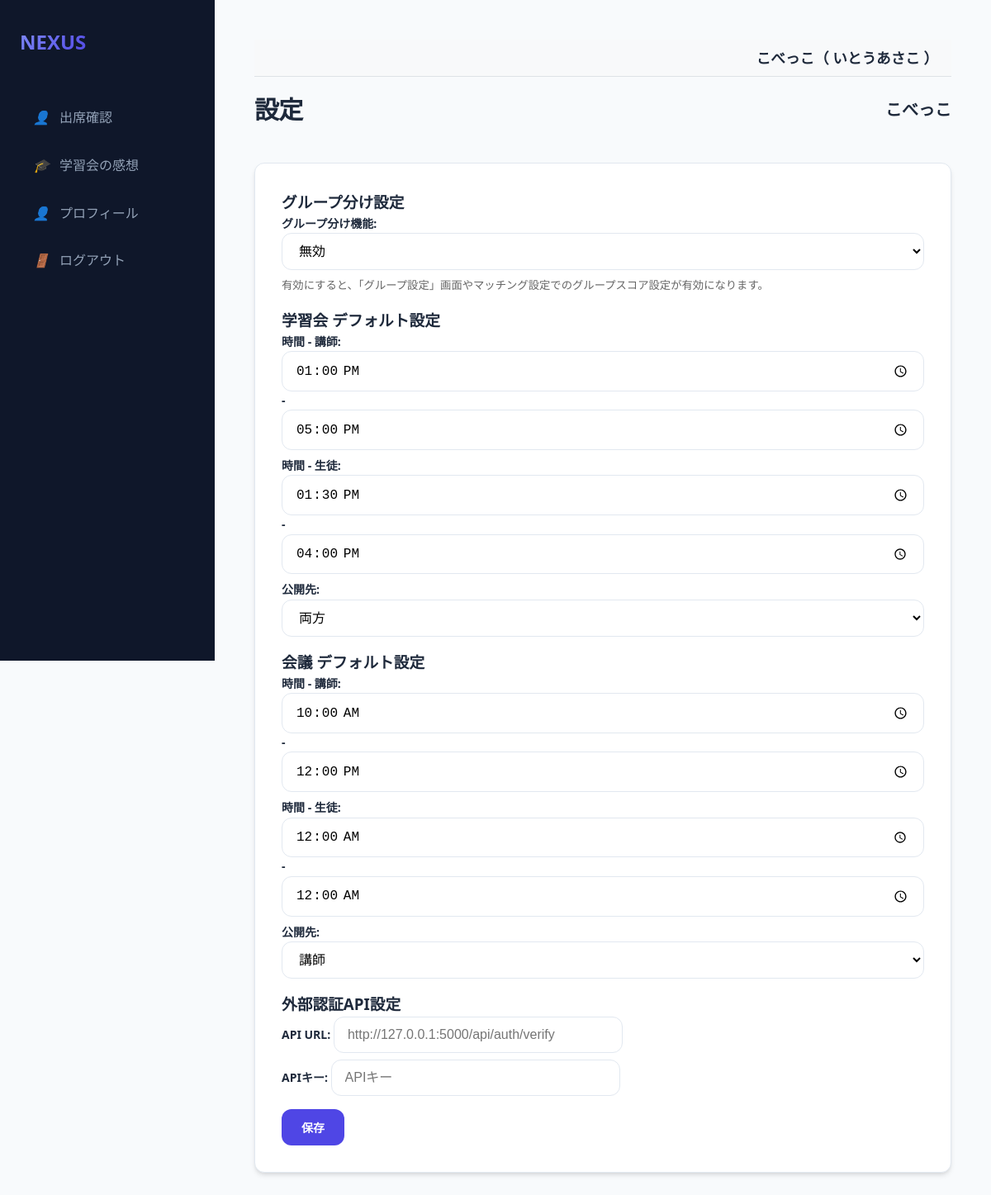
/settings (signed in), run on an earlier commit of the app's database.
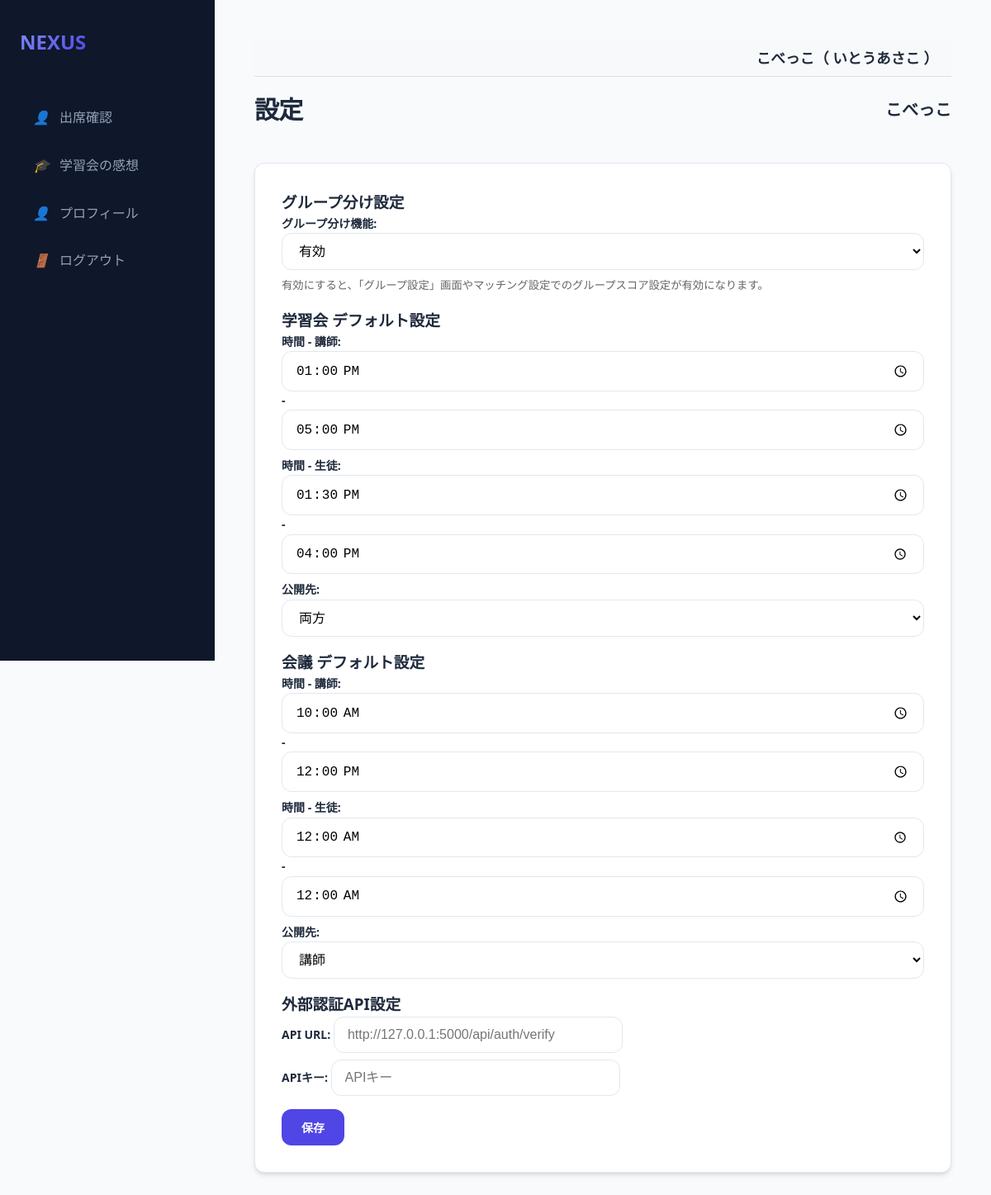
And on a later commit of the database.
### models.py (models this page shows, shortened)
class Student(db.Model):
    id = db.Column(db.Integer, primary_key=True)
    user_id = db.Column(db.Integer, db.ForeignKey('user.id'), nullable=True)
    user = db.relationship('User', back_populates='student_record')
    organization_id = db.Column(db.Integer, db.ForeignKey('organization.id'), nullable=False)
    organization = db.relationship('Organization')
    default_venue_id = db.Column(db.Integer, db.ForeignKey('venue.id'), nullable=True)
    default_venue = db.relationship('Venue')
    group_id = db.Column(db.Integer, db.ForeignKey('group.id'), nullable=True)
    group = db.relationship('Group', back_populates='students')
    name = db.Column(db.String(50), nullable=False)
    grade = db.Column(db.String(20))
    gender = db.Column(db.String(10))
    pref_gender = db.Column(db.String(10))
    pref_age1020_priority = db.Column(db.Integer, default=2)
    pref_age3040_priority = db.Column(db.Integer, default=2)
    pref_age50_priority = db.Column(db.Integer, default=2)
    attend = db.Column(db.Boolean, default=False)

class User(db.Model):
    id = db.Column(db.Integer, primary_key=True)
    username = db.Column(db.String(50), unique=True, nullable=False)
    name = db.Column(db.String(50), nullable=True)
    password_hash = db.Column(db.String(128), nullable=False)
    is_admin = db.Column(db.Boolean, default=False)
    is_super_admin = db.Column(db.Boolean, default=False)
    is_org_admin = db.Column(db.Boolean, default=False)
    organization_id = db.Column(db.Integer, db.ForeignKey('organization.id'), nullable=True)
    organization = db.relationship('Organization', backref='users')
    teacher_record = db.relationship('Teacher', back_populates='user', uselist=False)
    student_record = db.relationship('Student', back_populates='user', uselist=False)

class Organization(db.Model):
    id = db.Column(db.Integer, primary_key=True)
    name = db.Column(db.String(100), nullable=False)

### app.py (the view, shortened to what this page needs)
@app.route('/settings', methods=['GET', 'POST'])
@login_required
@organization_required
def settings():
    org_id = session['organization_id']
    configs = {c.key: c.value for c in Config.query.filter_by(organization_id=org_id).all()}
    saved = request.args.get('saved', False)
    return render_template('settings.html', configs=configs, saved=saved)

### app.py (called while the page is built)
@app.after_request
def add_header(response):
    response.headers['Cache-Control'] = 'no-store, no-cache, must-revalidate, max-age=0'
    response.headers['Pragma'] = 'no-cache'
    response.headers['Expires'] = '0'
    return response

def login_required(f):
    @wraps(f)
    def decorated_function(*args, **kwargs):
        if 'user_id' not in session:
            return redirect(url_for('login'))
        return f(*args, **kwargs)
    return decorated_function

def organization_required(f):
    @wraps(f)
    def decorated_function(*args, **kwargs):
        if 'user_id' not in session:
            return redirect(url_for('login'))
        user = db.session.get(User, session['user_id'])
        session['organization_id'] = user.organization_id
        session['org_name'] = user.organization.name
        return f(*args, **kwargs)
    return decorated_function

### templates/settings.html (shortened to what this page needs)
{% extends "base.html" %}
{% block content %}
<div class="header">
    <h1>設定</h1>
    <h2 style="font-size: 1.25rem;">{{ current_user.organization.name if current_user.is_super_admin else session.get('org_name', '不明') }}</h2>
</div>
<div class="card">
    <form action="/settings" method="post">
        <h3>グループ分け設定</h3>
        <div style="margin-bottom: 1rem;">
            <label>グループ分け機能:
                <select name="group_division_enabled">
                    <option value="false" {{ 'selected' if configs.get('group_division_enabled', 'false') != 'true' }}>無効</option>
                    <option value="true" {{ 'selected' if configs.get('group_division_enabled') == 'true' }}>有効</option>
                </select>
            </label>
            <small style="display: block; color: #666; margin-top: 0.25rem;">有効にすると、「グループ設定」画面やマッチング設定でのグループスコア設定が有効になります。</small>
        </div>
        <h3>学習会 デフォルト設定</h3>
        <div style="margin-bottom: 1rem;">
            <label>時間 - 講師: <input type="time" name="学習会_teacher_start" value="{{ configs.get('学習会_teacher_start', '10:00') }}"> - <input type="time" name="学習会_teacher_end" value="{{ configs.get('学習会_teacher_end', '17:00') }}"></label>
            <label>時間 - 生徒: <input type="time" name="学習会_student_start" value="{{ configs.get('学習会_student_start', '10:00') }}"> - <input type="time" name="学習会_student_end" value="{{ configs.get('学習会_student_end', '17:00') }}"></label>
            <label>公開先:
                <select name="学習会_publish_to">
                    <option value="両方" {{ 'selected' if configs.get('学習会_publish_to') == '両方' }}>両方</option>
                </select>
            </label>
        </div>
        <h3>会議 デフォルト設定</h3>
        <div style="margin-bottom: 1rem;">
            <label>時間 - 講師: <input type="time" name="会議_teacher_start" value="{{ configs.get('会議_teacher_start', '13:00') }}"> - <input type="time" name="会議_teacher_end" value="{{ configs.get('会議_teacher_end', '15:00') }}"></label>
            <label>時間 - 生徒: <input type="time" name="会議_student_start" value="{{ configs.get('会議_student_start', '13:00') }}"> - <input type="time" name="会議_student_end" value="{{ configs.get('会議_student_end', '15:00') }}"></label>
            <label>公開先:
                <select name="会議_publish_to">
                    <option value="講師" {{ 'selected' if configs.get('会議_publish_to') == '講師' }}>講師</option>
                </select>
            </label>
        </div>
        <h3>外部認証API設定</h3>
        <div style="margin-bottom: 1rem;">
            <div style="margin-bottom: 0.5rem;">
                <label>API URL: <input type="text" name="external_auth_url" value="{{ configs.get('external_auth_url', '') }}" placeholder="http://127.0.0.1:5000/api/auth/verify" style="width: 350px;"></label>
            </div>
            <div>
                <label>APIキー: <input type="password" name="external_auth_api_key" value="{{ configs.get('external_auth_api_key', '') }}" placeholder="APIキー" style="width: 350px;"></label>
            </div>
        </div>
        <button type="submit" class="btn btn-primary">保存</button>
    </form>
</div>
{% endblock %}

### templates/base.html (shortened to what the changed rows need)
<!DOCTYPE html>
<html lang="ja">
<head>
    <link rel="stylesheet" href="{{ url_for('static', filename='style.css') }}">
</head>
<body>
<main class="main-content">
    {% if current_user %}
    <div style="background-color: #f8f9fa; padding: 0.5rem 1rem; margin-bottom: 1rem; border-bottom: 1px solid #dee2e6; text-align: right; font-size: 1.1rem; font-weight: bold;">
        {{ current_user.organization.name if current_user.organization else '組織なし' }}（
        {% if current_user.name %}
            {{ current_user.name }}
        {% elif current_user.teacher_record %}
            {{ current_user.teacher_record.name }}
        {% elif current_user.student_record %}
            {{ current_user.student_record.name }}
        {% else %}
            {{ current_user.username }}
        {% endif %}
        ）
    </div>
    {% endif %}
    {% block content %}{% endblock %}
</main>
</body>
</html>

What changed in the data, as far as the page shows it:
no longer on this page (row edited): Student: student_record.name "いとうあさこ"
changed User "こべっこ": name (not shown) → "いとうあさこ"
Also different on the page:
form field group_division_enabled: "無効" → "有効"
